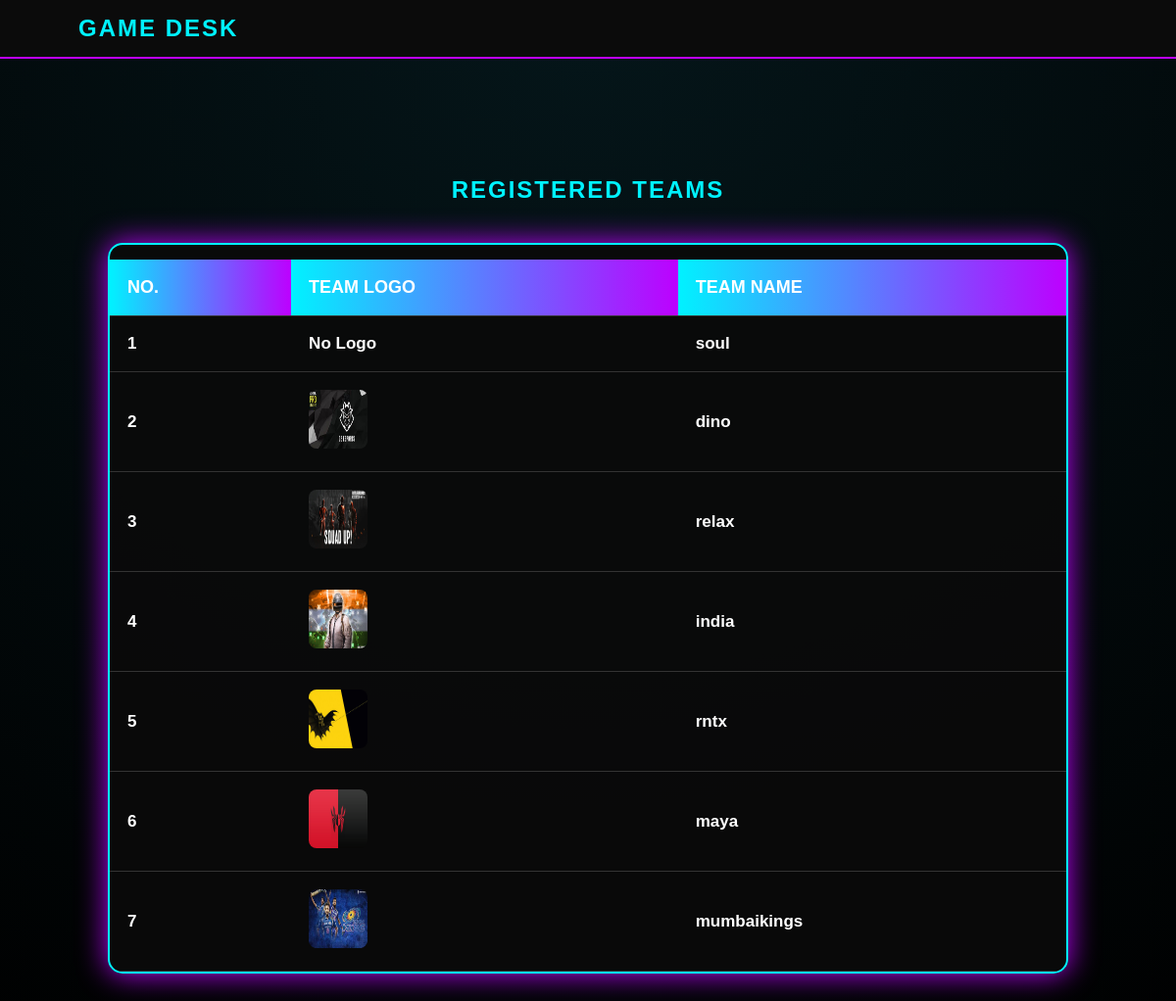
The page /all_team_entries/ on the database as committed earlier.
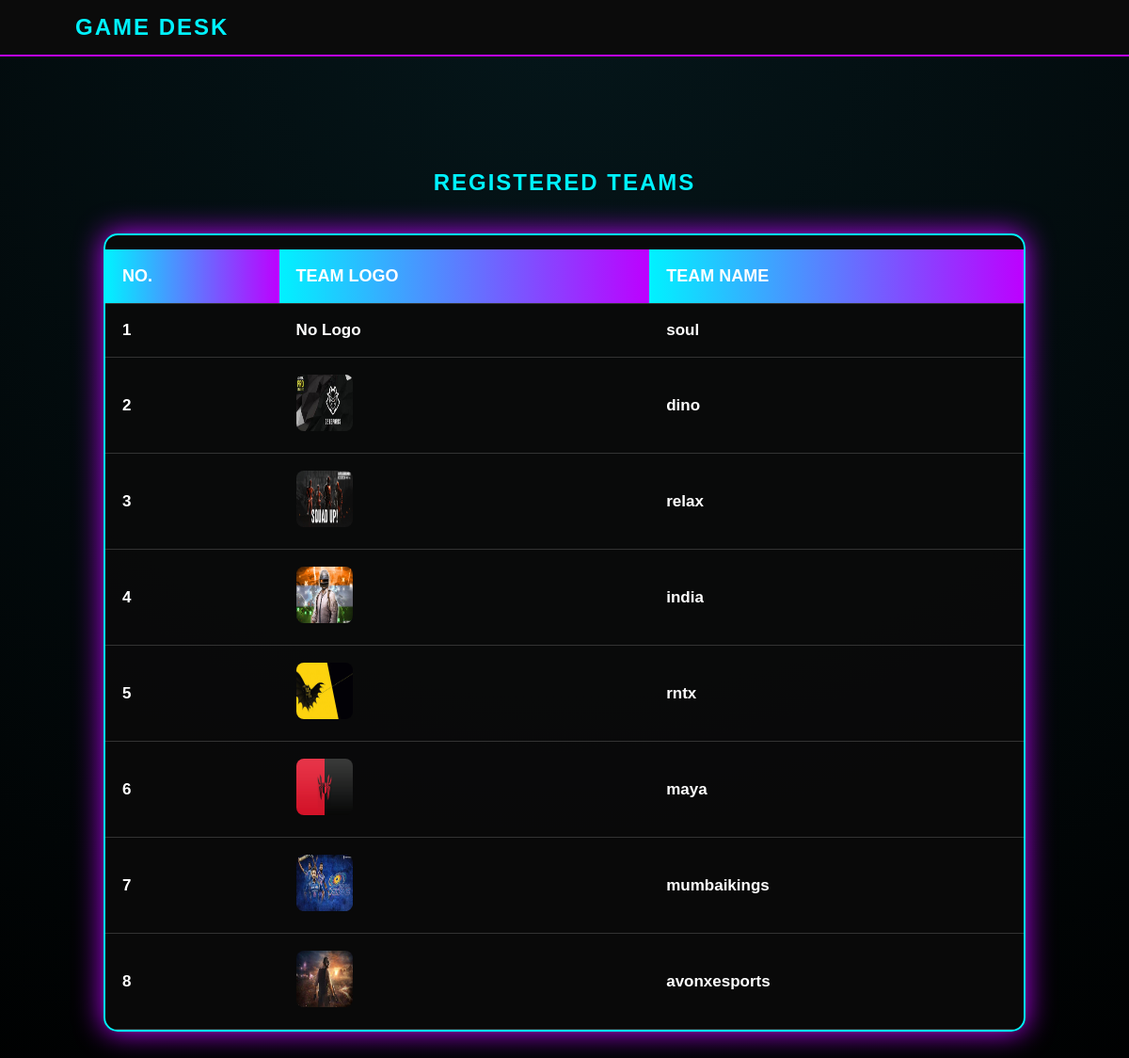
The same page on the database as committed later.
### coreapp/models.py (models this page shows, shortened)
class TeamRegistration(models.Model):
    user = models.ForeignKey(User, on_delete=models.CASCADE)
    tournament = models.ForeignKey(Tournament, on_delete=models.CASCADE)
    team_name = models.CharField(max_length=100)
    contact_email = models.EmailField()
    contact_phone = models.CharField(max_length=15)
    team_logo = models.ImageField(upload_to='team_logos/', blank=True, null=True)
    payment_status = models.CharField(
        max_length=20,
        choices=[
            ('Pending', 'Pending'),
            ('Paid', 'Paid'),
        ],
        default='Pending'
    )
    approval_status = models.CharField(
        max_length=20,
        choices=[
            ('Pending', 'Pending'),
            ('Approved', 'Approved'),
            ('Rejected', 'Rejected'),
        ],
        default='Pending'
    )
    created_at = models.DateTimeField(auto_now_add=True)

### coreapp/views.py (the view)
# urls.py: path('all_team_entries/', views.all_team_entries, name='all_team_entries'),
def all_team_entries(request):
    teams = TeamRegistration.objects.filter(approval_status="Approved")
    return render(request, "all_team_entries.html", {
        "teams": teams
    })

### templates/all_team_entries.html (shortened to what this page needs)
{% load static %}
<!DOCTYPE html>
<html>
<head>
    <link rel="stylesheet" href="{% static 'css/style.css' %}">
</head>
<body>
<nav class="navbar">
    <h2>GAME DESK</h2>
</nav>
<section class="entries-container">
    <h1 class="neon-title">Registered Teams</h1>
    <div class="entries-table-box">
        <table class="entries-table">
            <thead>
                <tr>
                    <th>No.</th>
                    <th>Team Logo</th>
                    <th>Team Name</th>
                </tr>
            </thead>
                <tbody>
{% for team in teams %}
<tr>
    <td>{{ forloop.counter }}</td>
    <td>
        {% if team.team_logo %}
            <img src="{{ team.team_logo.url }}" width="60" height="60" style="border-radius:8px;">
        {% else %}
            No Logo
        {% endif %}
    </td>
    <td>{{ team.team_name }}</td>
</tr>
{% empty %}
<tr>
    <td colspan="3">No Teams Registered Yet</td>
</tr>
{% endfor %}
</tbody>
        </table>
    </div>
</section>
</body>
</html>

### static/css/style.css (style rules this page uses)
* { margin: 0; padding: 0; box-sizing: border-box; font-family: Arial, sans-serif; }
body { background: radial-gradient(circle at top, #05161a, #000); color: white; min-height: 100vh; }
.navbar { background: #0b0b0b; border-bottom: 2px solid #bd00ff; padding: 15px 30px 15px 80px; display: flex; justify-content: space-between; align-items: center; top: 0; z-index: 999; }
section { padding: 60px 20px; }
body { margin: 0; min-height: 100vh; }
.entries-container { width: 85%; margin: 60px auto; text-align: center; }
.entries-table-box { margin-top: 40px; background: rgba(10,10,10,0.95); border: 2px solid #00f2ff; border-radius: 15px; box-shadow: 0 0 30px #bd00ff; overflow: hidden; }
.entries-table { width: 100%; border-collapse: collapse; }
.entries-table th { background: linear-gradient(90deg, #00f2ff, #bd00ff); color: white; padding: 18px; font-size: 18px; }
.entries-table td { padding: 18px; border-top: 1px solid #222; color: white; font-size: 17px; }
body { background-color: #0f0f0f; color: #ffffff; font-family: 'Poppins', sans-serif; margin: 0; padding: 0; }
h1, h2 { text-align: center; text-transform: uppercase; color: #00f2ff; letter-spacing: 2px; }
table { width: 100%; border-collapse: collapse; margin-top: 15px; }
th, td { padding: 12px; text-align: left; border-bottom: 1px solid #333; }
th { color: #888; font-size: 0.9rem; text-transform: uppercase; }
td { font-weight: 600; color: #eee; }

Rows that differ between the two databases and show on the page:
added TeamRegistration: team_logo (picture), team_name "avonxesports"
